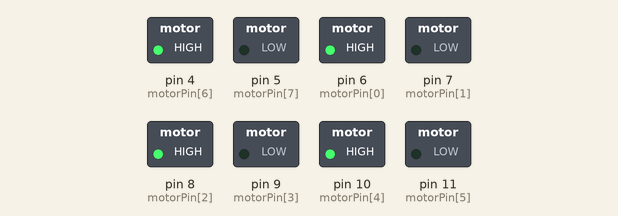
Simulated run of this sketch. Board: Arduino Uno, built with avr-gcc and run on an emulated ATmega328P. On the bench: switched loads named in the sketch (green lamp = pin HIGH).

Above: at 0.5 s.
At 2.7 s:
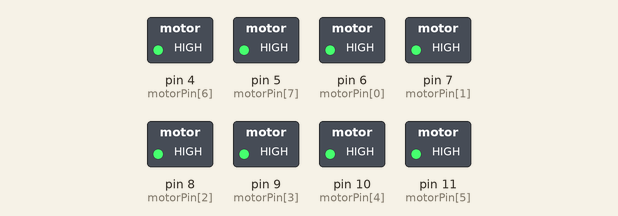
At 5.0 s:
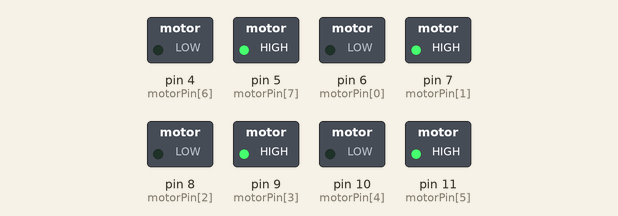
Timing chart, 0 to 6.9 s (numbered marks = the images above):
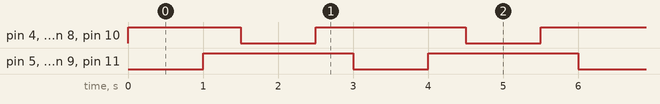

Measured:
- by itself, pin 4 (motorPin[6]), pin 6 (motorPin[0]), pin 8 (motorPin[2]), pin 10 (motorPin[4]): repeats every 3.0 s: LOW 1.0 s, HIGH 2.0 s
- by itself, pin 5 (motorPin[7]), pin 7 (motorPin[1]), pin 9 (motorPin[3]), pin 11 (motorPin[5]): alternates HIGH for 2.0 s and LOW for 1.0 s
- by itself, everything shown: repeats every 3.0 s, in 4 steps

The sketch:

move_only.ino
```cpp
const int motorPin[8] = {6,7,8,9,10,11,4,5};

void setup(){
  Serial.begin(9600);
  for(int i = 0; i < 8; i++){
    pinMode(motorPin[i], OUTPUT);
  }
}

void loop() {
    for(int i=0; i<8; i=i+2){
        analogWrite(motorPin[i],255);
        analogWrite(motorPin[i+1],0);
    }
    delay(1000);
    for(int i=0; i<8; i=i+2){
        analogWrite(motorPin[i],255);
        analogWrite(motorPin[i+1],255);
    }
    delay(500);
    for(int i=0; i<8; i=i+2){
        analogWrite(motorPin[i],0);
        analogWrite(motorPin[i+1],255);
    }
    delay(1000);
    for(int i=0; i<8; i=i+2){
        analogWrite(motorPin[i],255);
        analogWrite(motorPin[i+1],255);
    }
    delay(500);
}
```
